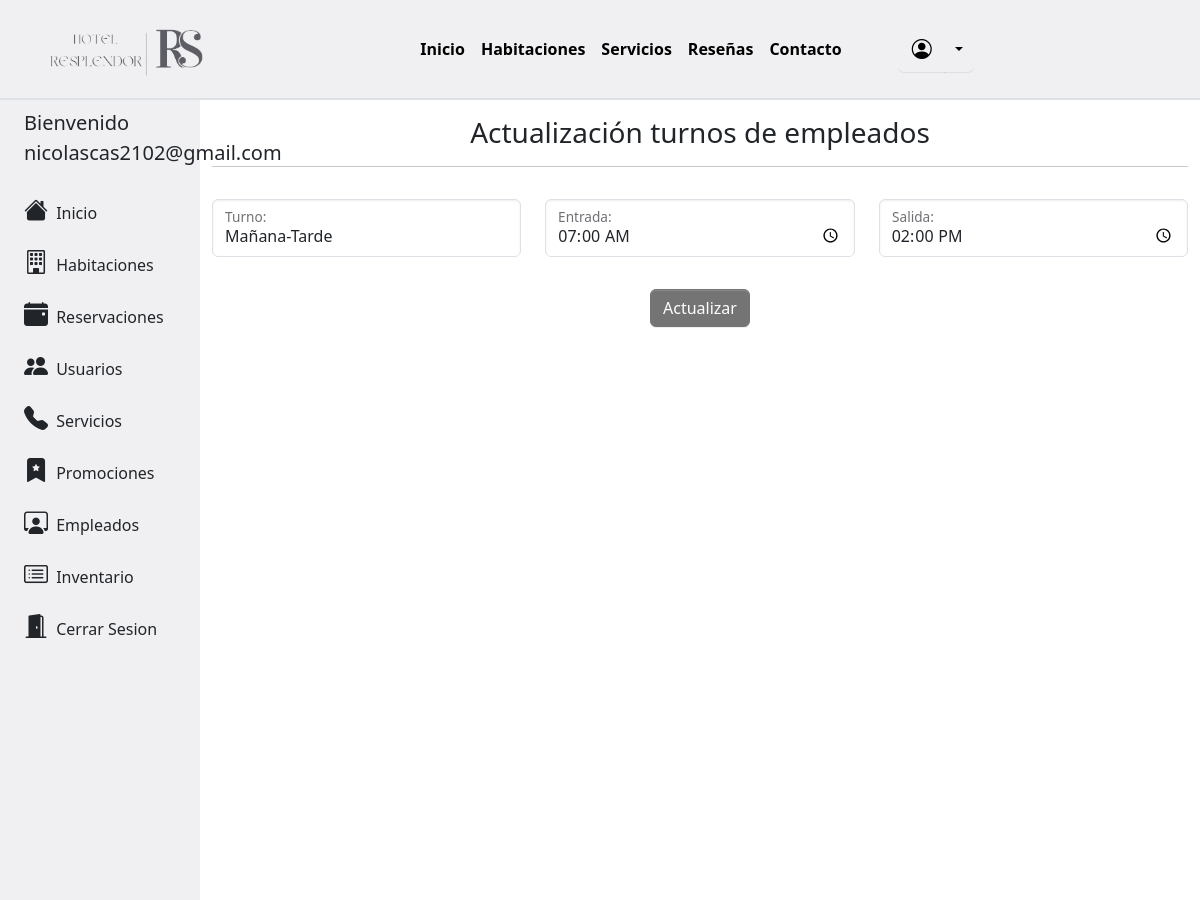
Page /admin_empleados/actualizar_turno.php?id=1 (signed in) on the committed database.
### tables this page shows
CREATE TABLE `turnos_empleados` (
  `id_turno_empleados` int(11) NOT NULL,
  `jornada` varchar(25) NOT NULL,
  `entrada` time NOT NULL,
  `salida` time NOT NULL
);

### admin_empleados/actualizar_turno.php (the view, shortened to what this page needs)
<!DOCTYPE html>
<html>
    <head>
        <link rel="stylesheet" href="../css/custom.css">
        <link rel="stylesheet" href="../libs/bootstrap-icons/bootstrap-icons.css">
    </head>
    <body>
        <?php
            include '../modules/menu.php';
        ?>
        <div class="container-fluid">
            <div class="row flex-nowrap">
                <?php
                    include '../modules/sidebar_admin.php';
                ?>
                <div class="col-xl-10 col-sm-8 col-md-9 py-3">
                <?php
                    $conexion = new Conexion();
                    $con = $conexion->conectarDB();
                    $id = $_GET['id'];
                    $sql = "SELECT * FROM turnos_empleados WHERE id_turno_empleados=$id";
                    $resulset = $con->query($sql);
                        while($fila = $resulset->fetch_assoc()){;
                ?>
                    <h3 class="text-center">Actualización turnos de empleados</h3>
                    <hr>
                    <form action="update_turnos.php" method="POST">
                        <div class="row">
                            <div class="col-lg-4 col-sm-12">
                                <div class="form-floating my-3">
                                    <input type="text" id="turno" name="turno" class="form-control" placeholder="Jornada turno" value="<?php echo $fila["jornada"];?>" required>
                                    <label for="turno">Turno:</label>
                                </div>
                            </div>
                            <div class="col-lg-4 col-sm-12">
                                <div class="form-floating my-3">
                                    <input type="time" id="entrada" name="entrada" class="form-control" placeholder="Entrada empleado" value="<?php echo $fila["entrada"];?>" required>
                                    <label for="entrada">Entrada:</label>
                                </div>
                            </div>
                            <div class="col-lg-4 col-sm-12">
                                <div class="form-floating my-3">
                                    <input type="time" id="salida" name="salida" class="form-control" placeholder="Salida empleado" value="<?php echo $fila["salida"];?>" required>
                                    <label for="salida">Salida:</label>
                                </div>
                            </div>
                        </div>
                        <?php
                        }
                        ?>
                        <div class="text-center my-3">
                            <button class="btn btn-info" type="submit">Actualizar</button>
                        </div>
                    </form>
                </div>
            </div>
        </div>
    </body>
</html>

### rows in the picture
turnos_empleados: turno "Mañana-Tarde", entrada "07:00:00", salida "14:00:00"

### other values in the picture
$_SESSION["Admin"] "nicolascas2102@gmail.com"
